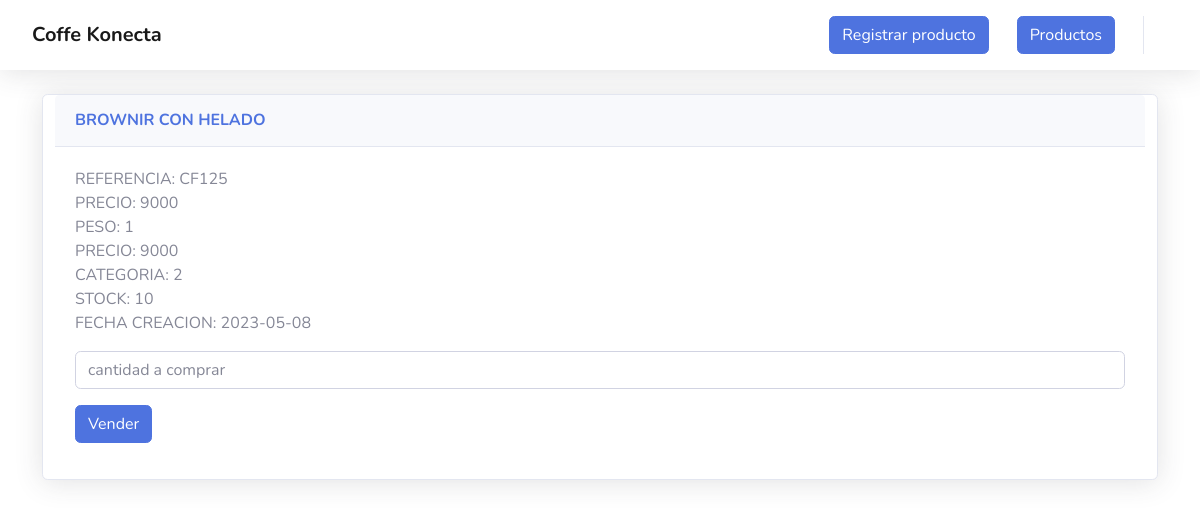
The page /View/Comprar.php?id=5 (signed in) on the database its author committed.
### tables this page shows
CREATE TABLE `producto` (
  `ID` int(11) NOT NULL,
  `NOMBRE_PRODUCTO` varchar(255) NOT NULL,
  `REFERENCIA` varchar(255) NOT NULL,
  `PRECIO` int(11) NOT NULL,
  `PESO` int(11) NOT NULL,
  `CATEGORIA` int(11) NOT NULL,
  `STOCK` int(11) NOT NULL,
  `FECHA_CREACION` date NOT NULL
);

### Controllers/controllersProductos.php (called while the page is built, shortened)
<?php
class ControllerProductos{
    public function getId(){
        require_once("./../Model/productos.php");
        $productos = new Productos();
        $data = $productos->getById($_GET['id']);
        return json_encode($data);
    }
}
?>

### db/database.php (called while the page is built)
<?php
class DATABASE{
    private $host;
    private $database_name;
    private $username;
    private $password;
    private $charset;
    public function __construct(){
        $this->host     = 'localhost';
        $this->database_name   = 'cafeteria';
        $this->username     = 'root';
        $this->password     = '';
        $this->charset  = 'utf8mb4';
    }
    function getConnection(){
        try {
            $option = [PDO::ATTR_ERRMODE => PDO::ERRMODE_EXCEPTION,
            PDO::ATTR_EMULATE_PREPARES => false];
            $conn = new PDO("mysql:host=" . $this->host
                            . ";dbname=" . $this->database_name
                            . ";charset=" . $this->charset
                            ,$this->username
                            ,$this->password
                            ,$option);
                            return $conn;
        } catch (PDOException $e) {
            print_r("Error connection : " . $e->getMessage());
        }
    }
}

### Model/productos.php (called while the page is built, shortened)
<?php
include_once('./../db/database.php');
class Productos extends DATABASE{
    private $table = 'producto';
    public function getById($id){
        try
        {
            $stm = $this->getConnection()->prepare("SELECT * FROM $this->table WHERE id= ?");
            $stm->execute([$id]);
            return $stm->fetch(PDO::FETCH_OBJ);
        }
        catch (PDOException $e)
        {
            die($e->getMessage());
        }
    }
}

### View/Comprar.php (the view, shortened to what this page needs)
<?php
echo "<link href='https://cdn.jsdelivr.net/npm/bootstrap@5.1.3/dist/css/bootstrap.min.css' rel='stylesheet'>";
require_once "./base/navbar.php";
?>
<div class="container">
    <div class="row mt-4">
    <?php
include_once './../Controllers/controllersProductos.php';
$controllers = new ControllerProductos;
$producto =  json_decode($controllers->getId($_GET['id'])) ;
?>
        <div class="card shadow mb-4">
            <div class="card-header py-3">
                <h6 class="m-0 font-weight-bold text-primary"><?php echo $producto->NOMBRE_PRODUCTO ?></h6>
            </div>
            <div class="card-body">
<?php
echo "REFERENCIA: " . $producto->REFERENCIA . "</br>";
echo "PRECIO: " . $producto->PRECIO . "</br>";
echo "PESO: " . $producto->PESO . "</br>";
echo "PRECIO: " . $producto->PRECIO . "</br>";
echo "CATEGORIA: " . $producto->CATEGORIA . "</br>";
echo "STOCK: " . $producto->STOCK . "</br>";
echo "FECHA CREACION: " . $producto->FECHA_CREACION . "</br>";
?>
<form action="./ruteador.php?controller=Comprar&action=create" method="post">
    <input class="form-control my-3" type="number" name="cantidad" placeholder="cantidad a comprar" >
    <input class="btn btn-primary" name="salvar" type="submit" value="Vender">
</form>
                </div>
                </div>
            </div>

### rows shown on the page
producto: NOMBRE_PRODUCTO "BROWNIR CON HELADO", REFERENCIA "CF125", PRECIO "9000", PESO "1", CATEGORIA "2", STOCK "10", FECHA_CREACION "2023-05-08"
